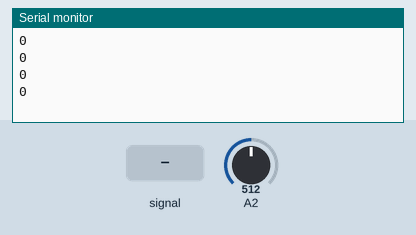
This sketch was run on a simulated Arduino Uno, built with avr-gcc and run on an emulated ATmega328P. Shown: the last lines printed to the serial monitor. Inputs (shaded band) come from the test bench; at power-on: A2 = 512.

Above: at 0.8 s.
0.9 s: A2 fed a 200 Hz sine of ±81 counts around its level
At 1.16 s:
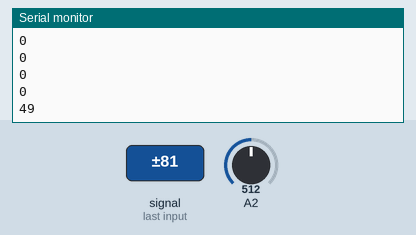
2.4 s: A2 fed a 1000 Hz sine of ±255 counts around its level
At 2.69 s:
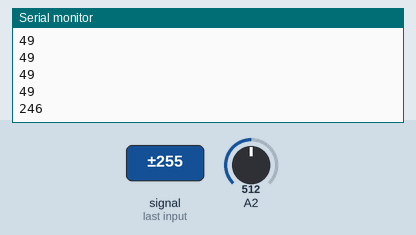
3.9 s: A2 set to 716
At 4.06 s:
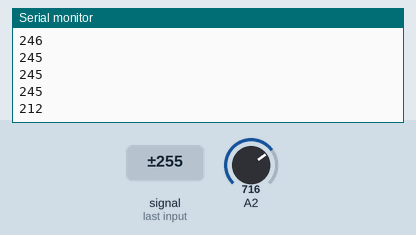
5.4 s: A2 set to 900
At 5.59 s:
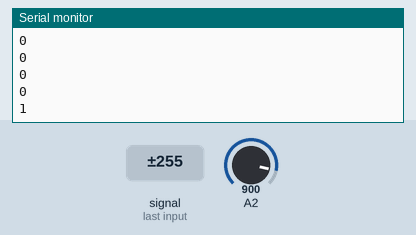
Timing chart, 0 to 7.9 s (numbered marks = the images above; inputs shaded):
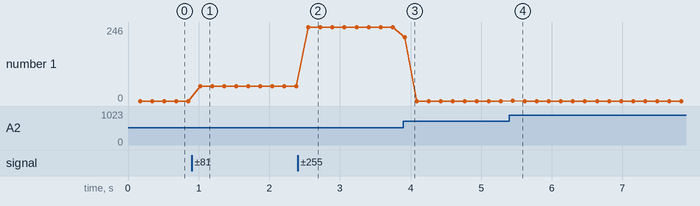

The sketch:

Test_Sound.ino
```cpp
#include <Adafruit_MotorShield.h>
#include <Wire.h>
#include <Angus_Lib.h>

void setup() {
  // put your setup code here, to run once:
  Serial.begin(57600);
  digitalWrite(13, LOW);
  waitForStart3();
  digitalWrite(13, HIGH);
}

void loop() {
  // put your main code here, to run repeatedly:

}
```

Measured:
- after the input at 0.9 s, the serial monitor: prints a new line after 0.12 s (image 1)
- after the input at 2.4 s, the serial monitor: prints a new line after 0.15 s (image 2)
- after the input at 3.9 s, the serial monitor: prints a new line at once (image 3)
- after the input at 5.4 s, the serial monitor: prints a new line after 0.05 s (image 4)
- plotted number 1: 0 → 49 after the input at 0.9 s, 49 → 245 after the input at 2.4 s, 245 → 0 after the input at 3.9 s
